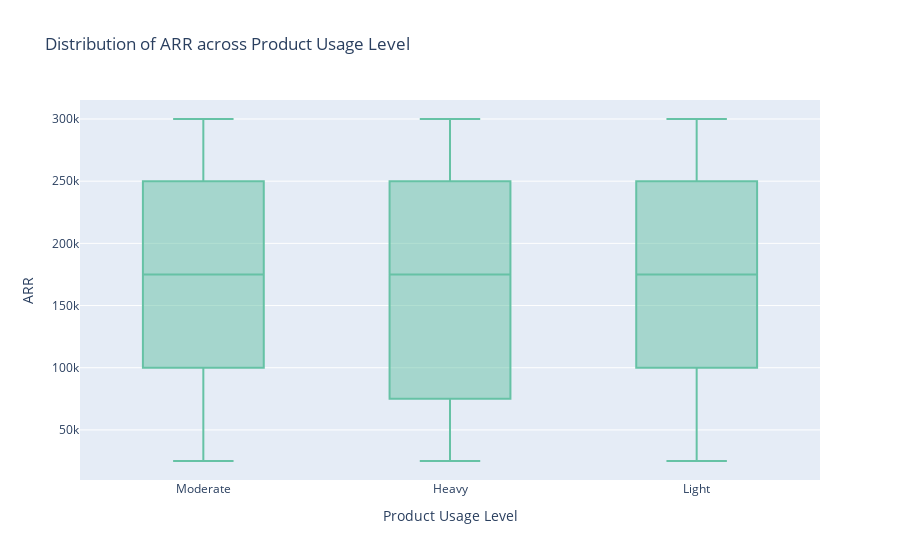

The notebook cell this image was saved under:
### Code cell
# ARR across Product Usage Level
fig = px.box(df, x='Product Usage Level', y='ARR', color_discrete_sequence=px.colors.qualitative.Set2, title='Distribution of ARR across Product Usage Level')
fig.show()

### Figure 1 — Plotly figure (JSON) as saved in the notebook; plotly's stock layout.template omitted (floating-point values rounded to 4 significant figures; data arrays with more than 128 entries replaced by an {"elided": "..."} marker saying what was removed)
{"data": [{"alignmentgroup": "True", "hovertemplate": "Product Usage Level=%{x}<br>ARR=%{y}<extra></extra>", "legendgroup": "", "marker": {"color": "rgb(102,194,165)"}, "name": "", "notched": false, "offsetgroup": "", "orientation": "v", "showlegend": false, "type": "box", "x": {"elided": "499 str values"}, "x0": " ", "xaxis": "x", "y": {"elided": "499 int values"}, "y0": " ", "yaxis": "y"}], "layout": {"boxmode": "group", "legend": {"tracegroupgap": 0}, "title": {"text": "Distribution of ARR across Product Usage Level"}, "xaxis": {"anchor": "y", "domain": [0, 1], "title": {"text": "Product Usage Level"}}, "yaxis": {"anchor": "x", "domain": [0, 1], "title": {"text": "ARR"}}}}
